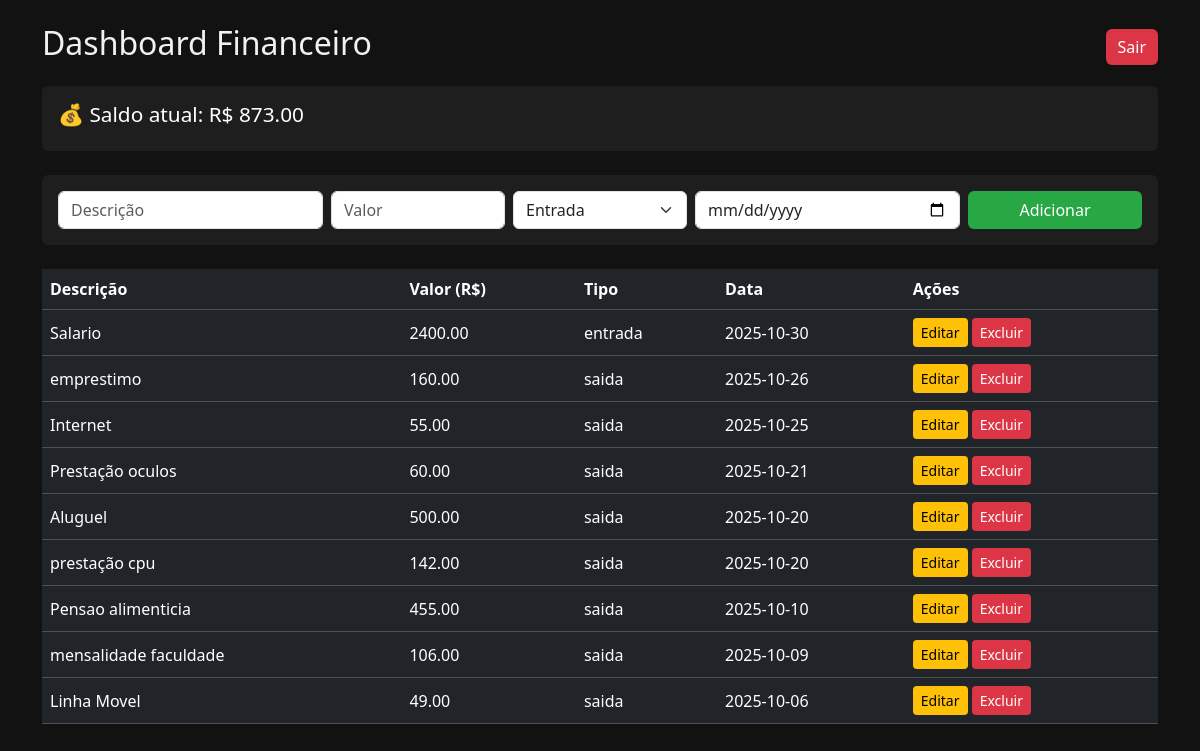
/dashboard (signed in), run on the app's committed database.
### tables this page shows
CREATE TABLE transacoes (
    id INTEGER PRIMARY KEY AUTOINCREMENT,
    usuario_id INTEGER NOT NULL,
    descricao TEXT NOT NULL,
    valor REAL NOT NULL,
    tipo TEXT CHECK(tipo IN ('entrada', 'saida')) NOT NULL,
    data TEXT NOT NULL,
    FOREIGN KEY (usuario_id) REFERENCES usuarios (id)
);

### appy.py (the view)
@app.route('/dashboard')
def dashboard():
    if 'usuario_id' not in session:
        return redirect(url_for('login'))
    conn = get_db_connection()
    transacoes = conn.execute(
        "SELECT * FROM transacoes WHERE usuario_id=? ORDER BY data DESC",
        (session['usuario_id'],)
    ).fetchall()
    saldo = sum([t['valor'] if t['tipo'] == 'entrada' else -t['valor'] for t in transacoes])
    conn.close()
    return render_template('dashboard.html', transacoes=transacoes, saldo=saldo)

### appy.py (called while the page is built)
def get_db_connection():
    conn = sqlite3.connect("banco.db")
    conn.row_factory = sqlite3.Row
    return conn

### templates/dashboard.html (shortened to what this page needs)
<!DOCTYPE html>
<html lang="pt-BR">
<head>
    <link href="https://cdn.jsdelivr.net/npm/bootstrap@5.3.3/dist/css/bootstrap.min.css" rel="stylesheet">
</head>
<body class="p-4">
    <div class="container">
        <div class="d-flex justify-content-between align-items-center mb-3">
            <h2>Dashboard Financeiro</h2>
            <a href="{{ url_for('logout') }}" class="btn btn-danger">Sair</a>
        </div>
        <div class="card p-3 mb-4">
            <h4 class="saldo">💰 Saldo atual: R$ {{ "%.2f"|format(saldo) }}</h4>
        </div>
        <div class="card p-3 mb-4">
            <form method="POST" action="{{ url_for('add_transacao') }}" class="row g-2">
                <div class="col-md-3">
                    <input type="text" name="descricao" placeholder="Descrição" class="form-control" required>
                </div>
                <div class="col-md-2">
                    <input type="number" step="0.01" name="valor" placeholder="Valor" class="form-control" required>
                </div>
                <div class="col-md-2">
                    <select name="tipo" class="form-select" required>
                        <option value="entrada">Entrada</option>
                    </select>
                </div>
                <div class="col-md-3">
                    <input type="date" name="data" class="form-control">
                </div>
                <div class="col-md-2 d-grid">
                    <button type="submit" class="btn btn-success">Adicionar</button>
                </div>
            </form>
        </div>
        <table class="table table-dark table-hover align-middle">
            <thead>
                <tr>
                    <th>Descrição</th>
                    <th>Valor (R$)</th>
                    <th>Tipo</th>
                    <th>Data</th>
                    <th>Ações</th>
                </tr>
            </thead>
            <tbody>
                {% for t in transacoes %}
                <tr>
                    <td>{{ t['descricao'] }}</td>
                    <td>{{ "%.2f"|format(t['valor']) }}</td>
                    <td>{{ t['tipo'] }}</td>
                    <td>{{ t['data'] }}</td>
                    <td>
                        <a href="{{ url_for('editar', id=t['id']) }}" class="btn btn-warning btn-sm">Editar</a>
                        <a href="{{ url_for('excluir', id=t['id']) }}" class="btn btn-danger btn-sm"
                           onclick="return confirm('Tem certeza que deseja excluir esta transação?')">Excluir</a>
                    </td>
                </tr>
                {% endfor %}
            </tbody>
        </table>
    </div>
</body>
</html>

### templates/dashboard.html (style rules this page uses)
body { background-color: #121212; color: #f1f1f1; }
.card { background-color: #1e1e1e; border: none; color: white; }
table { color: white; }
.btn-success { background-color: #28a745; border: none; }
.btn-warning { background-color: #ffc107; border: none; }
.btn-danger { background-color: #dc3545; border: none; }
.saldo { font-size: 1.3rem; }

### data on the page
transacoes: descricao "Salario", valor "2400.00", tipo "entrada", data "2025-10-30"
transacoes: descricao "emprestimo", valor "160.00", tipo "saida", data "2025-10-26"
transacoes: descricao "Internet", valor "55.00", tipo "saida", data "2025-10-25"
transacoes: descricao "Prestação oculos", valor "60.00", tipo "saida", data "2025-10-21"
transacoes: descricao "Aluguel", valor "500.00", tipo "saida", data "2025-10-20"
transacoes: descricao "prestação cpu", valor "142.00", tipo "saida", data "2025-10-20"
transacoes: descricao "Pensao alimenticia", valor "455.00", tipo "saida", data "2025-10-10"
transacoes: descricao "mensalidade faculdade", valor "106.00", tipo "saida", data "2025-10-09"
transacoes: descricao "Linha Movel", valor "49.00", tipo "saida", data "2025-10-06"

### other printed values
{{ "%.2f"|format(saldo) }} "873.00"
